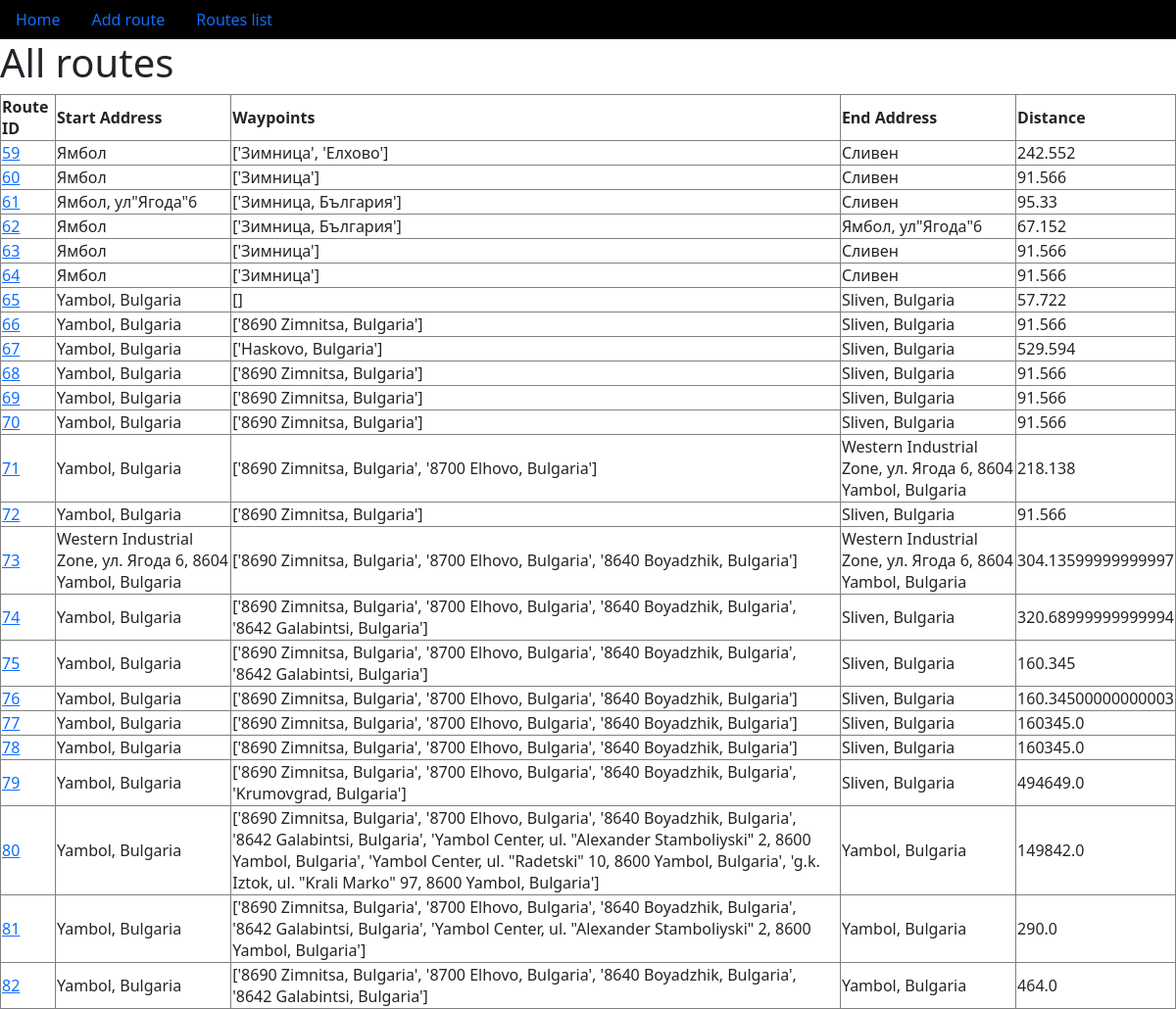
Before: /allroutes with the older database file.
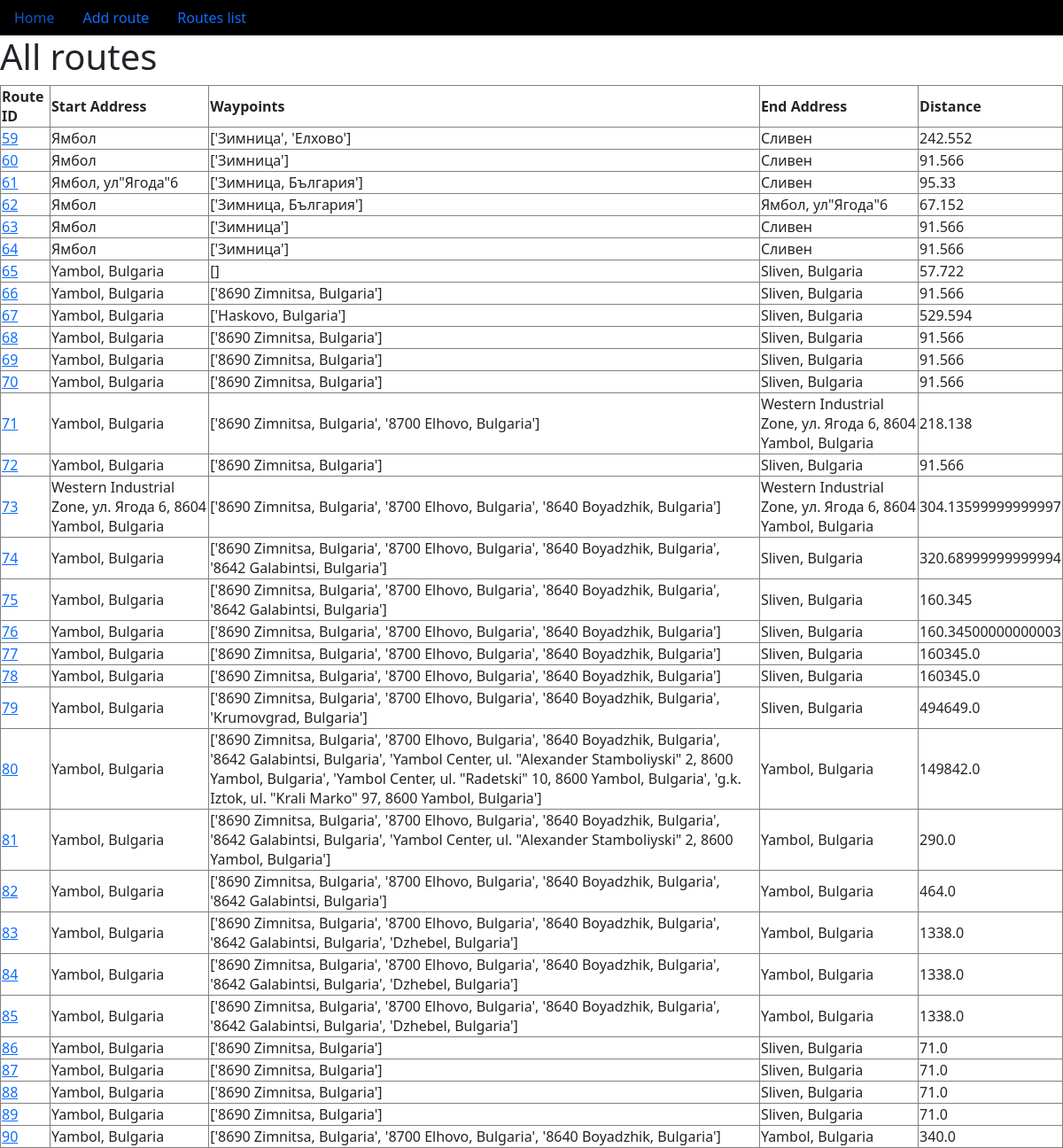
After: the same page with the newer database file.
### dispatcher/routes/models.py (models this page shows)
class RoundDetails(models.Model):
    start_point = models.CharField(max_length=100)
    end_point = models.CharField(max_length=100)
    waypoints = models.CharField(max_length=100)
    total_distance = models.FloatField()
    created_at = models.DateTimeField(auto_now_add=True)

### dispatcher/routes/views.py (the view)
# urls.py: path('allroutes', ProductListView.as_view(), name='routes list'),
class ProductListView(ListView):
    model = RoundDetails
    template_name = 'home/routes_list.html'
    context_object_name = 'routes'

### templates/home/routes_list.html (shortened to what this page needs)
{% load static %}
{% load custom_tags %}
{% include 'home/navigation.html' %}
<link rel="stylesheet" type="text/css" href="{% static '/css/bootstrap.css' %}">
<!DOCTYPE html>
<html lang="en">
<head>
</head>
<body>
<h1>All routes</h1>
<table border="1">
    <thead>
        <tr>
            <th>Route ID</th>
            <th>Start Address</th>
            <th>Waypoints</th>
            <th>End Address</th>
            <th>Distance</th>
        </tr>
    </thead>
    <tbody>
        {% for route in routes %}
        <tr>
            <td><a href="{% url 'route detail' route.pk %}">{{ route.id }}</a></td>
            <td>{{ route.start_point }}</td>
            <td>{{ route.waypoints }}</td>
            <td>{{ route.end_point }}</td>
            <td>{{ route.total_distance }}</td>
        </tr>
        {% empty %}
            No routes available.
        {% endfor %}
    </tbody>
</table>
</body>
</html>

### templates/home/navigation.html
<ul class="nav bg-black w-auto">
    <li class="nav-item w-auto">
        <a class="nav-link" href="{% url 'home page' %}">Home</a>
    </li>
    <li class="nav-item">
            <a class="nav-link" href="{% url 'add route page' %}">Add route</a>
    </li>
    <li class="nav-item">
            <a class="nav-link" href="{% url 'routes list' %}">Routes list</a>
    </li>
</ul>

Changed rows visible on the page:
added RoundDetails: id "83", start_point "Yambol, Bulgaria", waypoints "['8690 Zimnitsa, Bulgaria', '8700 Elhovo, Bulgaria', '8640 Boyadzhik, Bulgaria', '8642 Galabintsi, Bulgaria', 'Dzhebel, Bulgaria']", end_point "Yambol, Bulgaria", total_distance "1338.0"
added RoundDetails: id "84", start_point "Yambol, Bulgaria", waypoints "['8690 Zimnitsa, Bulgaria', '8700 Elhovo, Bulgaria', '8640 Boyadzhik, Bulgaria', '8642 Galabintsi, Bulgaria', 'Dzhebel, Bulgaria']", end_point "Yambol, Bulgaria", total_distance "1338.0"
added RoundDetails: id "85", start_point "Yambol, Bulgaria", waypoints "['8690 Zimnitsa, Bulgaria', '8700 Elhovo, Bulgaria', '8640 Boyadzhik, Bulgaria', '8642 Galabintsi, Bulgaria', 'Dzhebel, Bulgaria']", end_point "Yambol, Bulgaria", total_distance "1338.0"
added RoundDetails: id "86", start_point "Yambol, Bulgaria", waypoints "['8690 Zimnitsa, Bulgaria']", end_point "Sliven, Bulgaria", total_distance "71.0"
added RoundDetails: id "87", start_point "Yambol, Bulgaria", waypoints "['8690 Zimnitsa, Bulgaria']", end_point "Sliven, Bulgaria", total_distance "71.0"
added RoundDetails: id "88", start_point "Yambol, Bulgaria", waypoints "['8690 Zimnitsa, Bulgaria']", end_point "Sliven, Bulgaria", total_distance "71.0"
added RoundDetails: id "89", start_point "Yambol, Bulgaria", waypoints "['8690 Zimnitsa, Bulgaria']", end_point "Sliven, Bulgaria", total_distance "71.0"
added RoundDetails: id "90", start_point "Yambol, Bulgaria", waypoints "['8690 Zimnitsa, Bulgaria', '8700 Elhovo, Bulgaria', '8640 Boyadzhik, Bulgaria']", end_point "Yambol, Bulgaria", total_distance "340.0"
